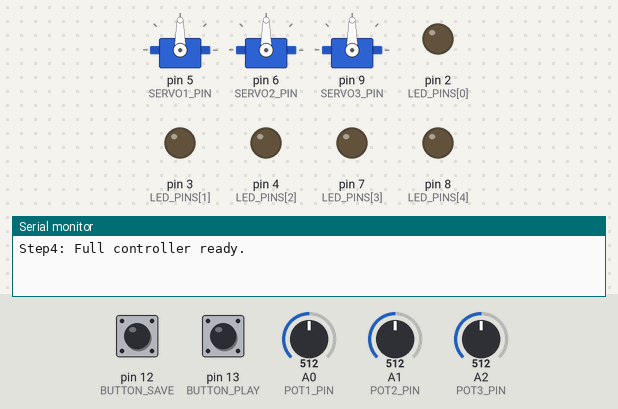
The sketch below on a simulated Arduino Uno, built with avr-gcc and run on an emulated ATmega328P. Shown: 3 × servo, output pins drawn as LEDs (lit = HIGH), the last lines printed to the serial monitor. The inputs (shaded band) are chosen by the test bench; at power-on: pin 12 (BUTTON_SAVE) HIGH, A0 (POT1_PIN) = 512, A1 (POT2_PIN) = 512, A2 (POT3_PIN) = 512, pin 13 (BUTTON_PLAY) HIGH.

Above: at 1.2 s.
1.3 s: pin 12 (BUTTON_SAVE) pulled LOW for 1 s
At 3.3 s:
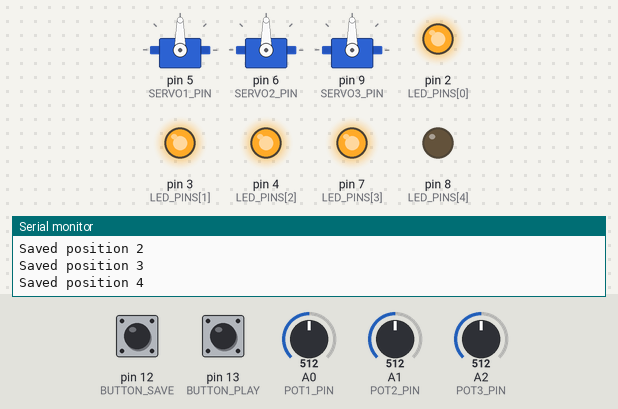
3.8 s: A0 (POT1_PIN) set to 716
At 4.4 s:
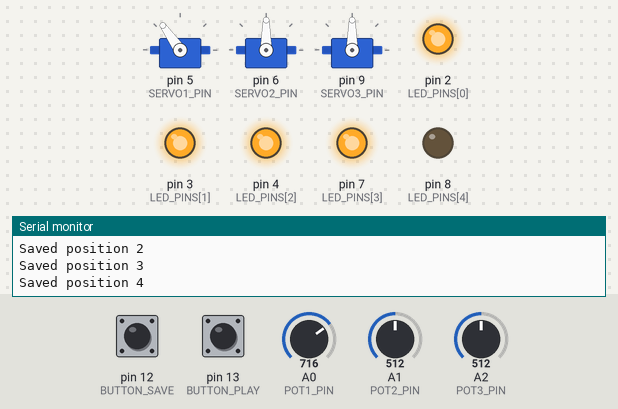
5.3 s: A1 (POT2_PIN) set to 716
At 6.5 s:
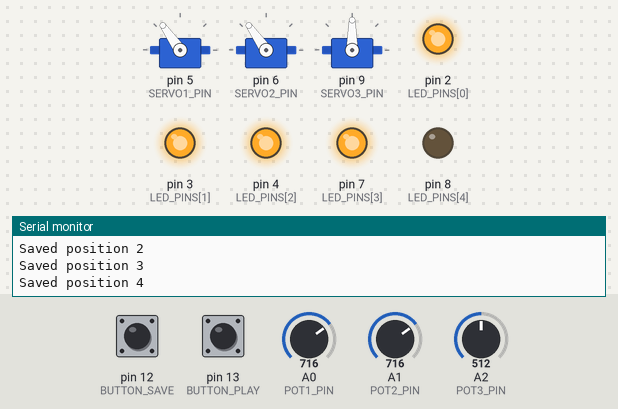
6.8 s: A2 (POT3_PIN) set to 716
At 7.9 s:
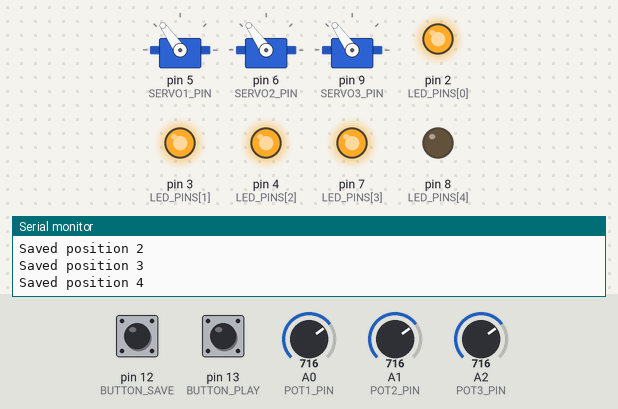
8.3 s: pin 12 (BUTTON_SAVE) pulled LOW for 0.15 s
At 9.0 s:
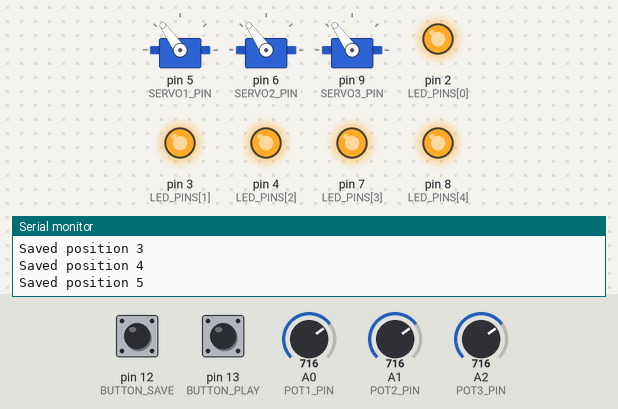
9.9 s: pin 13 (BUTTON_PLAY) pulled LOW for 0.15 s
At 10.5 s:
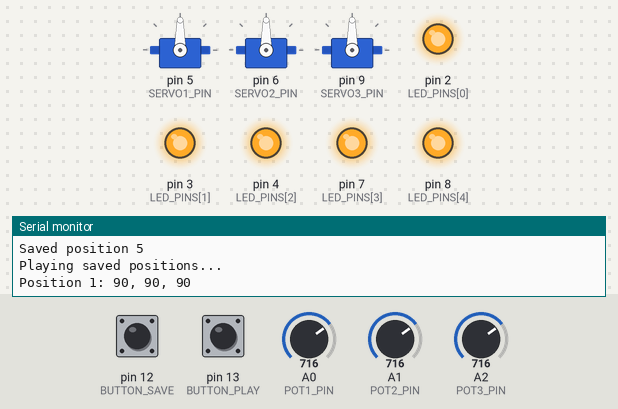
Timing chart, 0 to 15.7 s (numbered marks = the images above; inputs shaded):
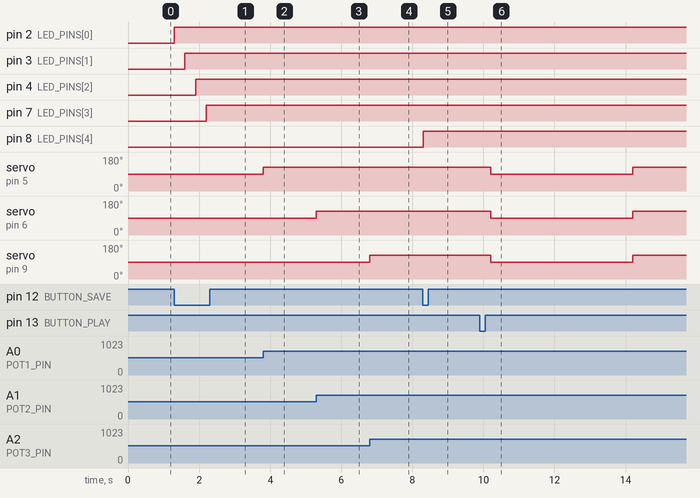

The sketch:

step4_full_memory_controller.ino
```cpp
/*
step4_full_memory_controller.ino

Purpose
- Full beginner-friendly controller:
  1) Live control of 3 servos using 3 potentiometers
  2) Save up to 5 positions using a SAVE button
  3) Light an LED for each saved slot (1..5)
  4) Replay saved positions using a PLAY button

Hardware
- Arduino Uno
- 3x Servo motors
- 3x Potentiometers
- 2x Push buttons
- 5x LEDs + resistors (220Ω–330Ω)

Wiring
Servos:
- Servo1 signal -> D5
- Servo2 signal -> D6
- Servo3 signal -> D9
- Servo VCC -> 5V
- Servo GND -> GND (common ground)

Potentiometers (for each pot):
- One outer leg -> 5V
- Middle leg (wiper) -> A0 / A1 / A2
- Other outer leg -> GND
Important: If analogRead stays at 0, the pot is not powered or wiper is not on A0/A1/A2.

Buttons (INPUT_PULLUP):
- SAVE button: D12 <-> button <-> GND
- PLAY button: D13 <-> button <-> GND
Not pressed=1, pressed=0

LEDs (each with resistor in series):
- LED1 -> D2
- LED2 -> D3
- LED3 -> D4
- LED4 -> D7
- LED5 -> D8
Each LED: pin -> resistor -> LED long leg, LED short leg -> GND

How to Run
1) Upload this sketch.
2) Turn pots to move servos.
3) Press SAVE up to 5 times to store positions (LEDs show how many saved).
4) Press PLAY to replay saved positions in order.

Expected Behavior
- Turning pots changes servo angles.
- Each SAVE press stores current angles and turns on the next LED.
- PLAY moves servos through saved angles (only the positions you saved).

Notes
- A simple debounce delay is used (300ms).
- This code prevents saving more than 5 positions.
*/

#include <Servo.h>

// -------------------- Servo objects --------------------
Servo servo1;
Servo servo2;
Servo servo3;

// -------------------- Pin mapping --------------------
const int SERVO1_PIN = 5;
const int SERVO2_PIN = 6;
const int SERVO3_PIN = 9;

const int POT1_PIN = A0;
const int POT2_PIN = A1;
const int POT3_PIN = A2;

const int BUTTON_SAVE = 12;
const int BUTTON_PLAY = 13;

// 5 LEDs indicate 5 saved slots
const int LED_PINS[5] = {2, 3, 4, 7, 8};

// -------------------- State variables --------------------
int saveIndex = 0;            // how many positions have been saved (0..5)
bool playRequested = false;   // set true when PLAY is pressed

// Arrays store saved angles for each servo
int servo1Saved[5];
int servo2Saved[5];
int servo3Saved[5];

void setup() {
  // Attach servos
  servo1.attach(SERVO1_PIN);
  servo2.attach(SERVO2_PIN);
  servo3.attach(SERVO3_PIN);

  // LEDs
  for (int i = 0; i < 5; i++) {
    pinMode(LED_PINS[i], OUTPUT);
    digitalWrite(LED_PINS[i], LOW); // start off
  }

  // Buttons (INPUT_PULLUP: pressed=LOW)
  pinMode(BUTTON_SAVE, INPUT_PULLUP);
  pinMode(BUTTON_PLAY, INPUT_PULLUP);

  Serial.begin(9600);
  Serial.println("Step4: Full controller ready.");
}

void loop() {
  // ---------- Live control: read pots and move servos ----------
  int angle1 = map(analogRead(POT1_PIN), 0, 1023, 0, 180);
  int angle2 = map(analogRead(POT2_PIN), 0, 1023, 0, 180);
  int angle3 = map(analogRead(POT3_PIN), 0, 1023, 0, 180);

  servo1.write(angle1);
  servo2.write(angle2);
  servo3.write(angle3);

  // ---------- SAVE ----------
  // pressed = LOW because of INPUT_PULLUP
  if (digitalRead(BUTTON_SAVE) == LOW) {
    if (saveIndex < 5) {
      servo1Saved[saveIndex] = angle1;
      servo2Saved[saveIndex] = angle2;
      servo3Saved[saveIndex] = angle3;

      digitalWrite(LED_PINS[saveIndex], HIGH);

      Serial.print("Saved position ");
      Serial.println(saveIndex + 1);

      saveIndex++;
    } else {
      Serial.println("Already saved 5 positions.");
    }

    delay(300); // debounce
  }

  // ---------- PLAY ----------
  if (digitalRead(BUTTON_PLAY) == LOW) {
    playRequested = true;
    delay(300); // debounce
  }

  // ---------- Replay saved positions ----------
  if (playRequested) {
    Serial.println("Playing saved positions...");

    for (int i = 0; i < saveIndex; i++) {
      servo1.write(servo1Saved[i]);
      servo2.write(servo2Saved[i]);
      servo3.write(servo3Saved[i]);

      Serial.print("Position ");
      Serial.print(i + 1);
      Serial.print(": ");
      Serial.print(servo1Saved[i]);
      Serial.print(", ");
      Serial.print(servo2Saved[i]);
      Serial.print(", ");
      Serial.println(servo3Saved[i]);

      delay(1000);
    }

    Serial.println("Done.");
    playRequested = false;
  }
}
```

Measured:
- after the input at 1.3 s, pin 2 (LED_PINS[0]): LOW → HIGH at once; pin 3 (LED_PINS[1]): LOW → HIGH after 0.30 s; pin 4 (LED_PINS[2]): LOW → HIGH after 0.60 s; pin 7 (LED_PINS[3]): LOW → HIGH after 0.90 s
- after the input at 3.8 s, servo on pin 5 (SERVO1_PIN): 90° → 125° at once
- after the input at 5.3 s, servo on pin 6 (SERVO2_PIN): 90° → 125° at once
- after the input at 6.8 s, servo on pin 9 (SERVO3_PIN): 90° → 125° at once
- after the input at 8.3 s, pin 8 (LED_PINS[4]): LOW → HIGH at once
- after the input at 9.9 s, servo on pin 5 (SERVO1_PIN), servo on pin 6 (SERVO2_PIN), servo on pin 9 (SERVO3_PIN): 125° → 90° after 0.30 s, → 125° 4.0 s later
